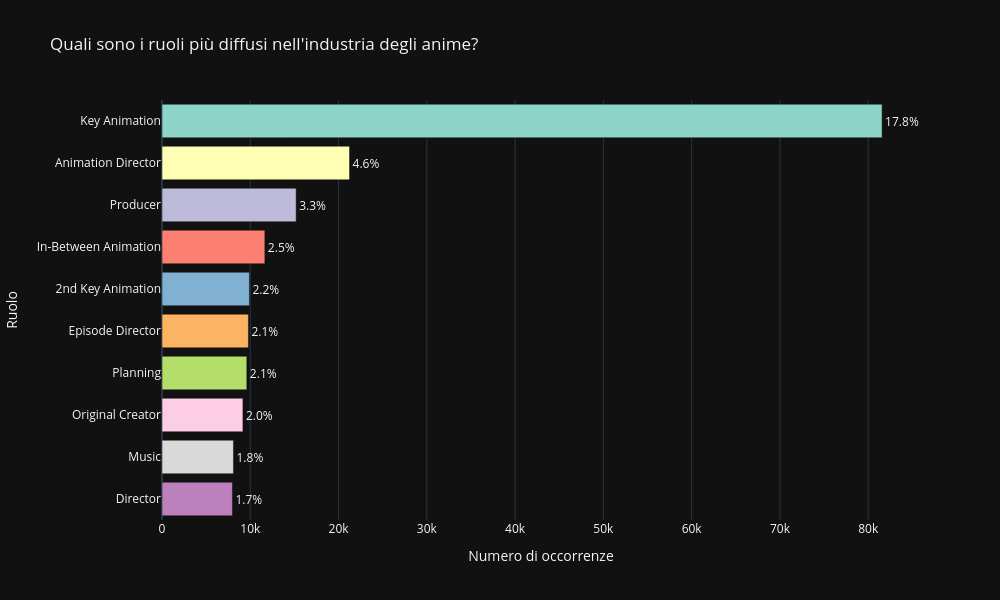

The code cell stored with this chart in its notebook:
### Markdown cell above
## Quali ruoli sono più diffusi nell'industria anime?

### Code cell
# normalizzazione ruoli (no per-episodio)
works = df_person_anime_works.copy()

works["position_norm"] = (
    works["position"]
    .astype(str)
    .str.replace(r"\s*\(ep\s*\d+\)\s*$", "", regex=True)
    .str.strip()
)
works["position_norm"] = (
    works["position"]
    .astype("string")
    .str.replace(r"\s*\(ep\s*\d+\)\s*$", "", regex=True)
    .str.replace(r"\s+", " ", regex=True)
    .str.strip()
)
works.loc[works["position_norm"].isin(["", "nan"]), "position_norm"] = pd.NA

#conteggio ruoli
role_counts = (
    works["position_norm"]
    .dropna()
    .value_counts()
    .reset_index()
)

role_counts.columns = ["role", "count"]

# top 10
top_roles = role_counts.head(10).sort_values("count", ascending=False).copy()
#percentuale sul tot del datset
total = role_counts["count"].sum()
top_roles["percentage"] = top_roles["count"] / total * 100

# grafico
fig = px.bar(
    top_roles,
    x="count",
    y="role",
    orientation="h",
    text=top_roles["percentage"].round(1).astype(str) + "%",
    title="Quali sono i ruoli più diffusi nell'industria degli anime?",
    color="role",
    color_discrete_sequence=px.colors.qualitative.Set3
)

fig.update_layout(
    xaxis_title="Numero di occorrenze",
    yaxis_title="Ruolo",
    showlegend=False,
    width=1000,
    height=600
)

fig.update_traces(textposition="outside")
fig.show()

### Figure 1 — Plotly figure (JSON) as saved in the notebook; plotly's stock layout.template omitted (floating-point values rounded to 4 significant figures)
{"data": [{"hovertemplate": "role=%{y}<br>count=%{x}<br>text=%{text}<extra></extra>", "legendgroup": "Key Animation", "marker": {"color": "rgb(141,211,199)", "pattern": {"shape": ""}}, "name": "Key Animation", "orientation": "h", "showlegend": true, "text": ["17.8%"], "textposition": "outside", "x": [81574], "xaxis": "x", "y": ["Key Animation"], "yaxis": "y", "type": "bar"}, {"hovertemplate": "role=%{y}<br>count=%{x}<br>text=%{text}<extra></extra>", "legendgroup": "Animation Director", "marker": {"color": "rgb(255,255,179)", "pattern": {"shape": ""}}, "name": "Animation Director", "orientation": "h", "showlegend": true, "text": ["4.6%"], "textposition": "outside", "x": [21246], "xaxis": "x", "y": ["Animation Director"], "yaxis": "y", "type": "bar"}, {"hovertemplate": "role=%{y}<br>count=%{x}<br>text=%{text}<extra></extra>", "legendgroup": "Producer", "marker": {"color": "rgb(190,186,218)", "pattern": {"shape": ""}}, "name": "Producer", "orientation": "h", "showlegend": true, "text": ["3.3%"], "textposition": "outside", "x": [15198], "xaxis": "x", "y": ["Producer"], "yaxis": "y", "type": "bar"}, {"hovertemplate": "role=%{y}<br>count=%{x}<br>text=%{text}<extra></extra>", "legendgroup": "In-Between Animation", "marker": {"color": "rgb(251,128,114)", "pattern": {"shape": ""}}, "name": "In-Between Animation", "orientation": "h", "showlegend": true, "text": ["2.5%"], "textposition": "outside", "x": [11652], "xaxis": "x", "y": ["In-Between Animation"], "yaxis": "y", "type": "bar"}, {"hovertemplate": "role=%{y}<br>count=%{x}<br>text=%{text}<extra></extra>", "legendgroup": "2nd Key Animation", "marker": {"color": "rgb(128,177,211)", "pattern": {"shape": ""}}, "name": "2nd Key Animation", "orientation": "h", "showlegend": true, "text": ["2.2%"], "textposition": "outside", "x": [9906], "xaxis": "x", "y": ["2nd Key Animation"], "yaxis": "y", "type": "bar"}, {"hovertemplate": "role=%{y}<br>count=%{x}<br>text=%{text}<extra></extra>", "legendgroup": "Episode Director", "marker": {"color": "rgb(253,180,98)", "pattern": {"shape": ""}}, "name": "Episode Director", "orientation": "h", "showlegend": true, "text": ["2.1%"], "textposition": "outside", "x": [9787], "xaxis": "x", "y": ["Episode Director"], "yaxis": "y", "type": "bar"}, {"hovertemplate": "role=%{y}<br>count=%{x}<br>text=%{text}<extra></extra>", "legendgroup": "Planning", "marker": {"color": "rgb(179,222,105)", "pattern": {"shape": ""}}, "name": "Planning", "orientation": "h", "showlegend": true, "text": ["2.1%"], "textposition": "outside", "x": [9610], "xaxis": "x", "y": ["Planning"], "yaxis": "y", "type": "bar"}, {"hovertemplate": "role=%{y}<br>count=%{x}<br>text=%{text}<extra></extra>", "legendgroup": "Original Creator", "marker": {"color": "rgb(252,205,229)", "pattern": {"shape": ""}}, "name": "Original Creator", "orientation": "h", "showlegend": true, "text": ["2.0%"], "textposition": "outside", "x": [9166], "xaxis": "x", "y": ["Original Creator"], "yaxis": "y", "type": "bar"}, {"hovertemplate": "role=%{y}<br>count=%{x}<br>text=%{text}<extra></extra>", "legendgroup": "Music", "marker": {"color": "rgb(217,217,217)", "pattern": {"shape": ""}}, "name": "Music", "orientation": "h", "showlegend": true, "text": ["1.8%"], "textposition": "outside", "x": [8095], "xaxis": "x", "y": ["Music"], "yaxis": "y", "type": "bar"}, {"hovertemplate": "role=%{y}<br>count=%{x}<br>text=%{text}<extra></extra>", "legendgroup": "Director", "marker": {"color": "rgb(188,128,189)", "pattern": {"shape": ""}}, "name": "Director", "orientation": "h", "showlegend": true, "text": ["1.7%"], "textposition": "outside", "x": [7980], "xaxis": "x", "y": ["Director"], "yaxis": "y", "type": "bar"}], "layout": {"xaxis": {"anchor": "y", "domain": [0.0, 1.0], "title": {"text": "Numero di occorrenze"}}, "yaxis": {"anchor": "x", "domain": [0.0, 1.0], "title": {"text": "Ruolo"}, "categoryorder": "array", "categoryarray": ["Director", "Music", "Original Creator", "Planning", "Episode Director", "2nd Key Animation", "In-Between Animation", "Producer", "Animation Director", "Key Animation"]}, "legend": {"title": {"text": "role"}, "tracegroupgap": 0}, "title": {"text": "Quali sono i ruoli più diffusi nell'industria degli anime?"}, "barmode": "relative", "showlegend": false, "width": 1000, "height": 600}}
